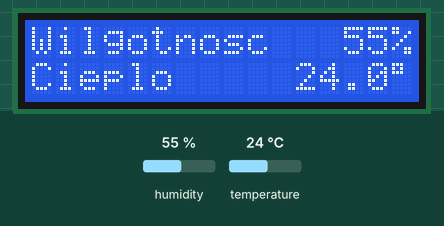
Simulated run of this sketch. Board: Arduino Uno, built with avr-gcc and run on an emulated ATmega328P. Parts: 16×2 character LCD. The test bench sets the inputs (shaded band); at power-on: humidity 55 %, temperature 24 °C.

Above: at 1.2 s.
1.3 s: humidity set to 22 %
At 2.8 s:
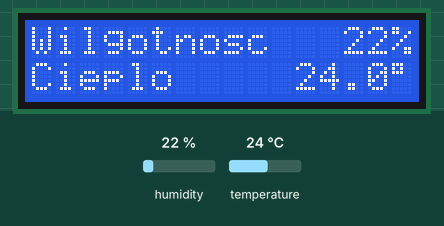
4.1 s: temperature set to 12 °C
At 5.1 s:
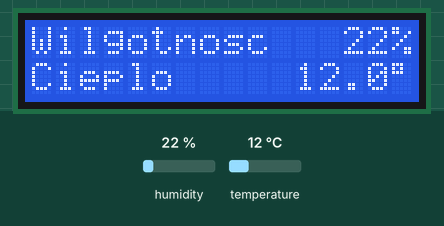
6.9 s: humidity set to 40 %
At 9.4 s:
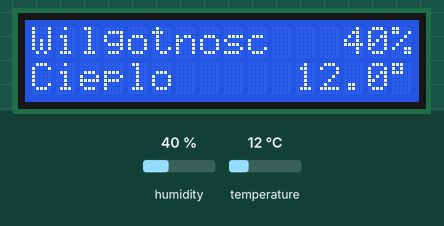
9.7 s: temperature set to 19 °C
At 11.6 s:
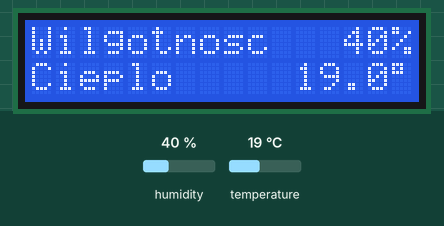
Timing chart, 0 to 13.1 s (numbered marks = the images above; inputs shaded):
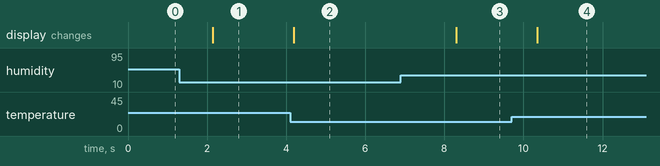

The sketch:

arduino_wilgotnosciomierz.ino
```cpp
#include <DHT.h>
#include <LiquidCrystal.h>

const byte oneWireBus = 11;                                  // Tutaj jest określony port magistrali 1-wire.
DHT dht(oneWireBus, DHT11);                                  // Tutaj dostarcza się bibliotece obsługi wilgotnościomierza wiedzy, gdzie co jest podłączone i z jakim typem mamy do czynienia.

const byte lcdRS = 2;                                        // Tutaj są określone poszczególne adresy linii wyświetlacza.
const byte lcdEN = 3;
const byte lcdD4 = 4;
const byte lcdD5 = 5;
const byte lcdD6 = 6;
const byte lcdD7 = 7;
const byte lcdKolumny = 16;                                  // To jest ilość kolumn w naszym wyświetlaczu.
const byte lcdWiersze = 2;                                   // To jest ilość wierszy w naszym wyświetlaczu.
LiquidCrystal lcd(lcdRS, lcdEN, lcdD4, lcdD5, lcdD6, lcdD7); // Tutaj dostarcza się bibliotece obsługi wyświetlacza wiedzy, gdzie co jest podłączone.

float temperatura;                                           // Tutaj przechowuje się wartość temperatury odczytaną z termometru.

void setup()
{
  dht.begin();                                               // Inicjuj wilotnościomierz.
  lcd.begin(lcdKolumny, lcdWiersze);                         // Inicjuj wyświetlacz, powiadamiając go o ilości kolumn i wierszy.
}

void loop()
{
  lcd.home();                                                // Ustaw kursor na początku.
  lcd.print(F("Wilgotnosc   "));                             // Rysuj komunikat.
  lcd.print(dht.readHumidity(), 0);                          // Wyświetl wilgotność.
  lcd.print(F("% "));                                        // Rysuj znak % i spację.

  lcd.setCursor(0, 1);                                       // Ustaw kursor w nowym wierszu.
  lcd.print(F("Cieplo    "));                                // Rysuj komunikat.
  temperatura = dht.readTemperature();                       // Odczytaj temperaturę.

  if (temperatura >= 0)                                      // Gdy wartość jest nieujemna...
  {
    lcd.print(F(" "));                                       // ...rysuj dodatkową spację.
  }

  if (abs(temperatura) < 10)                                 // Gdy wartość bezwzględna temperatury jest mniejsza od 10...
  {
    lcd.print(F(" "));                                       // ...rysuj dodatkową spację.
  }

  lcd.print(temperatura, 1);                                 // Wyświetl temperaturę.
  lcd.print((char)223);                                      // Rysuj znak stopni.

  delay(500);                                                // Pętla opóźniająca mająca na celu wyeliminowanie niestabilności odczytów.
}
```

Measured:
- after the input at 1.3 s, the display: changes after 0.84 s (image 1)
- after the input at 4.1 s, the display: changes after 0.10 s (image 2)
- after the input at 6.9 s, the display: changes after 1.4 s (image 3)
- after the input at 9.7 s, the display: changes after 0.65 s (image 4)
